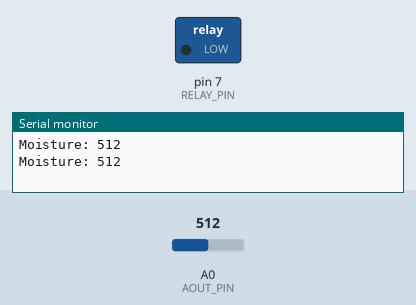
Recording of a sketch running on a simulated Arduino Uno, built with avr-gcc and run on an emulated ATmega328P. Parts: switched loads named in the sketch (green lamp = pin HIGH), the last lines printed to the serial monitor. The test bench sets the inputs (shaded band); at power-on: A0 (AOUT_PIN) = 512.

Above: at 1.8 s.
1.9 s: A0 (AOUT_PIN) set to 411
3.4 s: A0 (AOUT_PIN) set to 385
At 4.9 s:
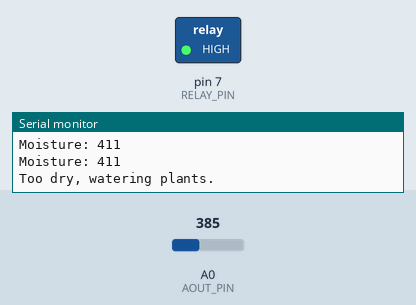
Timing chart, 0 to 6.4 s (numbered marks = the images above; inputs shaded):
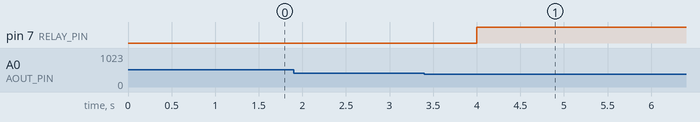

The sketch:

AutoPlantWatering.ino
```cpp
/*
----------------------
GUIDE TO ME IN FUTURE:::::
----------------------

----------------------
How to wire soil moisture sensor:
----------------------
Yellow: A0
Red: cmon you know this
black: you know this too

------------------------

-----------------
How to wire Relay:
-------------------
connect bottom to pin 7
middle to power
top to ground

For the other side connect the power supplies power to the top
the valves power to the middle
and the power supplies ground to the valve
------------------

----------------
power supply
----------
Over 6 volts
-----------
*/


#define AOUT_PIN A0
#define RELAY_PIN 7

const int moisture_threshold = 400;
bool watering = false;

void setup() {
  // put your setup code here, to run once:
  pinMode(RELAY_PIN, OUTPUT);
  Serial.begin(9600);
}

void loop() {
  // put your main code here, to run repeatedly:
  int moisture_value = analogRead(AOUT_PIN);

  if ((moisture_value < moisture_threshold) && (watering == false)){
    watering = true;
    Serial.print("Too dry, watering plants.");
    waterPlants(10000);
  }
  else{
    Serial.print("Moisture: ");
    Serial.println(moisture_value);
  }


  delay(1000);
}

void waterPlants(int duration){
  digitalWrite(RELAY_PIN, HIGH);   // turn the relay on
  delay(duration);                     // open the valve for the time specified
  digitalWrite(RELAY_PIN, LOW);   // Turn off the relay
  watering = false;
}
```

Measured:
- the behaviour switches between 400 and 399 on A0 (AOUT_PIN) (found by bisection; images 0 and 1)
- after the input at 3.4 s, pin 7 (RELAY_PIN): LOW → HIGH after 0.60 s
